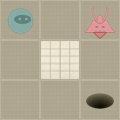

A 2D game scene composited from a Tiled map and its tileset images. What follows is a short description and the map's XML, with each tile layer's data collapsed to a summary:
An orthogonal 3x3 tile map with 40x40 px tiles, 2 tile layers (Level, Actors).

<map version="1.0" orientation="orthogonal" width="3" height="3" tilewidth="40" tileheight="40">
 <properties>
  <property name="moves" value="4" />
 </properties>
 <tileset firstgid="1" name="tiles" tilewidth="40" tileheight="40" spacing="2" margin="2">
  <image source="tiles.png" width="256" height="256" />
  <tile id="0">
   <properties>
    <property name="actor" value="exit" />
   </properties>
  </tile>
  <tile id="2">
   <properties>
    <property name="actor" value="guard" />
    <property name="direction" value="down" />
   </properties>
  </tile>
  <tile id="3">
   <properties>
    <property name="actor" value="guard" />
    <property name="direction" value="left" />
   </properties>
  </tile>
  <tile id="4">
   <properties>
    <property name="actor" value="guard" />
    <property name="direction" value="right" />
   </properties>
  </tile>
  <tile id="5">
   <properties>
    <property name="actor" value="guard" />
    <property name="direction" value="up" />
   </properties>
  </tile>
  <tile id="7">
   <properties>
    <property name="actor" value="player" />
   </properties>
  </tile>
  <tile id="8">
   <properties>
    <property name="actor" value="scroll" />
   </properties>
  </tile>
  <tile id="9">
   <properties>
    <property name="wall" value="1" />
   </properties>
  </tile>
 </tileset>
 <layer name="Level" width="3" height="3">
  <data>[9 cells, 9 non-empty, 2 distinct tile ids]</data>
 </layer>
 <layer name="Actors" width="3" height="3">
  <data>[9 cells, 3 non-empty, 3 distinct tile ids]</data>
 </layer>
</map>
